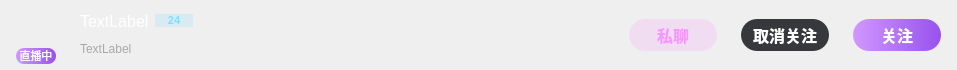
<?xml version="1.0" encoding="UTF-8"?>
<ui version="4.0">
 <class>ChatPageCommunicationItem</class>
 <widget class="QDialog" name="ChatPageCommunicationItem">
  <property name="geometry">
   <rect>
    <x>0</x>
    <y>0</y>
    <width>957</width>
    <height>70</height>
   </rect>
  </property>
  <property name="maximumSize">
   <size>
    <width>16777215</width>
    <height>70</height>
   </size>
  </property>
  <property name="windowTitle">
   <string>Dialog</string>
  </property>
  <layout class="QHBoxLayout" name="horizontalLayout_2">
   <property name="spacing">
    <number>12</number>
   </property>
   <property name="leftMargin">
    <number>0</number>
   </property>
   <property name="topMargin">
    <number>1</number>
   </property>
   <property name="rightMargin">
    <number>16</number>
   </property>
   <property name="bottomMargin">
    <number>1</number>
   </property>
   <item>
    <widget class="QWidget" name="widget" native="true">
     <property name="minimumSize">
      <size>
       <width>68</width>
       <height>68</height>
      </size>
     </property>
     <property name="maximumSize">
      <size>
       <width>68</width>
       <height>68</height>
      </size>
     </property>
     <widget class="CRoundLabel" name="image">
      <property name="geometry">
       <rect>
        <x>16</x>
        <y>15</y>
        <width>40</width>
        <height>40</height>
       </rect>
      </property>
      <property name="text">
       <string/>
      </property>
      <property name="scaledContents">
       <bool>true</bool>
      </property>
     </widget>
     <widget class="QLabel" name="label_4">
      <property name="geometry">
       <rect>
        <x>16</x>
        <y>47</y>
        <width>40</width>
        <height>16</height>
       </rect>
      </property>
      <property name="styleSheet">
       <string notr="true">font-family: &quot;微软雅黑&quot;;
font-size: 11px;
color: #FFFFFF;
text-align: center;
font-style: normal;
padding-bottom: 1px;
background: qlineargradient(x1:0, y1:0, x2:1, y2:0, stop:0 #D197FE, stop:1 #9752ED);
border-radius: 8px;</string>
      </property>
      <property name="text">
       <string>直播中</string>
      </property>
      <property name="alignment">
       <set>Qt::AlignCenter</set>
      </property>
     </widget>
    </widget>
   </item>
   <item>
    <widget class="QWidget" name="widget_2" native="true">
     <property name="sizePolicy">
      <sizepolicy hsizetype="Expanding" vsizetype="Preferred">
       <horstretch>0</horstretch>
       <verstretch>0</verstretch>
      </sizepolicy>
     </property>
     <layout class="QVBoxLayout" name="verticalLayout_3">
      <property name="leftMargin">
       <number>0</number>
      </property>
      <property name="rightMargin">
       <number>0</number>
      </property>
      <item>
       <layout class="QHBoxLayout" name="horizontalLayout_3">
        <property name="rightMargin">
         <number>50</number>
        </property>
        <item>
         <widget class="QLabel" name="name">
          <property name="minimumSize">
           <size>
            <width>0</width>
            <height>22</height>
           </size>
          </property>
          <property name="maximumSize">
           <size>
            <width>16777215</width>
            <height>22</height>
           </size>
          </property>
          <property name="styleSheet">
           <string notr="true">font-family:&quot;微软雅黑&quot;;
font-weight: 400;
font-size: 16px;
color: #FFFFFF;
line-height: 22px;
text-align: left;
font-style: normal;</string>
          </property>
          <property name="text">
           <string>TextLabel</string>
          </property>
         </widget>
        </item>
        <item>
         <widget class="QPushButton" name="ageBtn">
          <property name="minimumSize">
           <size>
            <width>38</width>
            <height>0</height>
           </size>
          </property>
          <property name="styleSheet">
           <string notr="true">background: rgba(128, 220, 255, 0.2);
border-radius: 8px;

font-family: &quot;微软雅黑&quot;;
font-weight: 500;
font-size: 11px;
color: #80DCFF;
line-height: 16px;
</string>
          </property>
          <property name="text">
           <string>24</string>
          </property>
          <property name="icon">
           <iconset resource="../res.qrc">
            <normaloff>:/images/live_people_man.png</normaloff>:/images/live_people_man.png</iconset>
          </property>
          <property name="iconSize">
           <size>
            <width>12</width>
            <height>12</height>
           </size>
          </property>
         </widget>
        </item>
        <item>
         <spacer name="horizontalSpacer">
          <property name="orientation">
           <enum>Qt::Horizontal</enum>
          </property>
          <property name="sizeHint" stdset="0">
           <size>
            <width>40</width>
            <height>20</height>
           </size>
          </property>
         </spacer>
        </item>
       </layout>
      </item>
      <item>
       <widget class="QLabel" name="userId">
        <property name="styleSheet">
         <string notr="true">font-weight: 400;
font-size: 12px;
color: #A8A8A7;
line-height: 17px;
text-align: left;
font-style: normal;</string>
        </property>
        <property name="text">
         <string>TextLabel</string>
        </property>
       </widget>
      </item>
     </layout>
    </widget>
   </item>
   <item>
    <layout class="QHBoxLayout" name="horizontalLayout">
     <property name="spacing">
      <number>24</number>
     </property>
     <item>
      <widget class="QPushButton" name="pushButton_2">
       <property name="minimumSize">
        <size>
         <width>88</width>
         <height>32</height>
        </size>
       </property>
       <property name="maximumSize">
        <size>
         <width>88</width>
         <height>32</height>
        </size>
       </property>
       <property name="styleSheet">
        <string notr="true">background: rgba(245,151,255,0.2);
border-radius: 16px;

font-family: &quot;微软雅黑&quot;;
font-weight: 500;
font-size: 16px;
color: #F597FF;
line-height: 22px;
text-align: center;
font-style: normal;</string>
       </property>
       <property name="text">
        <string>私聊</string>
       </property>
       <property name="icon">
        <iconset resource="../res.qrc">
         <normaloff>:/images/live_inRoom.png</normaloff>:/images/live_inRoom.png</iconset>
       </property>
       <property name="iconSize">
        <size>
         <width>16</width>
         <height>17</height>
        </size>
       </property>
      </widget>
     </item>
     <item>
      <widget class="QPushButton" name="pushButton_3">
       <property name="minimumSize">
        <size>
         <width>88</width>
         <height>32</height>
        </size>
       </property>
       <property name="styleSheet">
        <string notr="true">background: #36383B;
border-radius: 16px;
font-family: &quot;微软雅黑&quot;;
font-weight: 500;
font-size: 16px;
color: #FFFFFF;
line-height: 22px;
text-align: center;
font-style: normal;</string>
       </property>
       <property name="text">
        <string>取消关注</string>
       </property>
      </widget>
     </item>
     <item>
      <widget class="QPushButton" name="pushButton">
       <property name="minimumSize">
        <size>
         <width>88</width>
         <height>32</height>
        </size>
       </property>
       <property name="maximumSize">
        <size>
         <width>88</width>
         <height>32</height>
        </size>
       </property>
       <property name="styleSheet">
        <string notr="true">font-family: &quot;微软雅黑&quot;;
font-weight: 500;
font-size: 16px;
color: #FFFFFF;
line-height: 22px;
text-align: center;
font-style: normal;

background: qlineargradient(x1:0, y1:0, x2:1, y2:0, stop:0 #D197FE, stop:1 #9752ED);
border-radius: 16px;</string>
       </property>
       <property name="text">
        <string>关注</string>
       </property>
      </widget>
     </item>
    </layout>
   </item>
  </layout>
 </widget>
 <customwidgets>
  <customwidget>
   <class>CRoundLabel</class>
   <extends>QLabel</extends>
   <header location="global">CRoundLabel.h</header>
  </customwidget>
 </customwidgets>
 <resources>
  <include location="../res.qrc"/>
 </resources>
 <connections/>
</ui>
